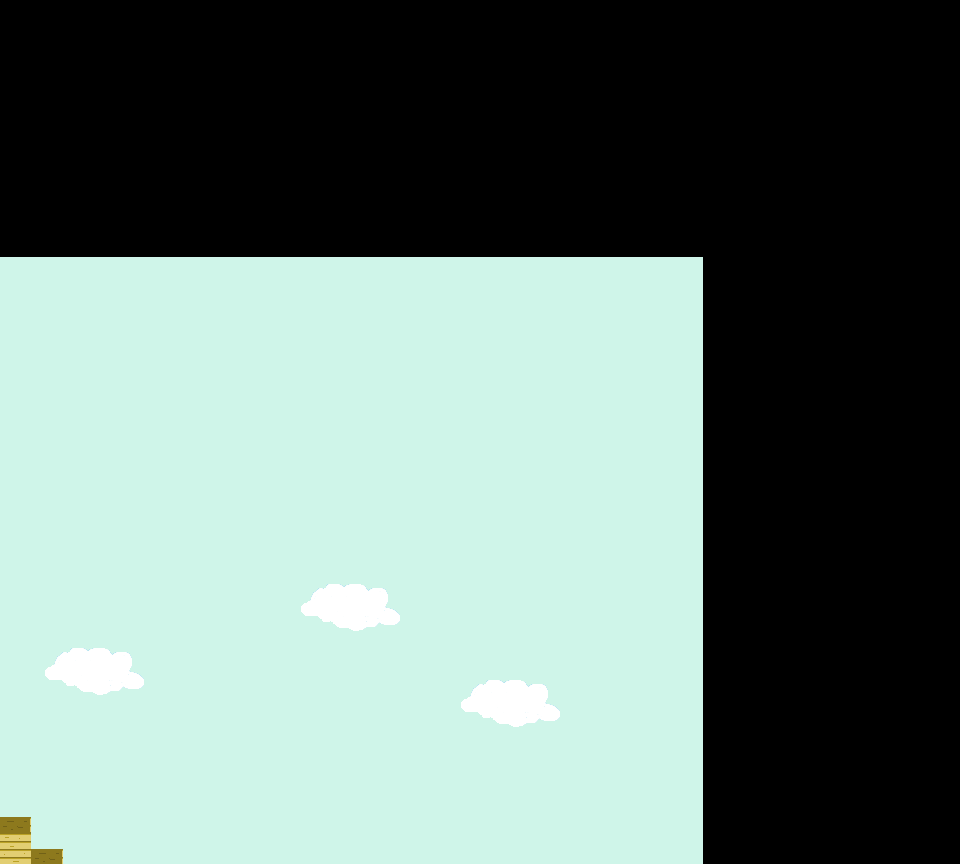

A level layout from a 2D game, rendered from its tile map. Below: a short description, then the map file with tile-grid data replaced by summaries:
An orthogonal 30x27 tile map with 32x32 px tiles, 2 tile layers (Слой тайлов 2, Слой тайлов 1) and 18 objects (13x solid, 3x EasyEnemy, player, playerHand).

<map version="1.0" tiledversion="1.0.2" orientation="orthogonal" renderorder="right-down" width="30" height="27" tilewidth="32" tileheight="32" nextobjectid="108">
 <tileset firstgid="1" name="tilesForMap" tilewidth="32" tileheight="32" tilecount="32" columns="16">
  <image source="images/tilesForMap.png" width="538" height="76" />
 </tileset>
 <layer name="Слой тайлов 2" width="30" height="27" offsetx="-257.552" offsety="257.552">
  <data>[810 cells, 809 non-empty, 9 distinct tile ids]</data>
 </layer>
 <layer name="Слой тайлов 1" width="30" height="27" offsetx="-257.576" offsety="257.576">
  <data>[810 cells, 158 non-empty, 5 distinct tile ids]</data>
 </layer>
 <objectgroup name="collision" offsetx="-257.636" offsety="257.515">
  <object id="53" name="solid" x="0.636" y="704.485" width="28" height="29" />
  <object id="57" name="solid" x="32.3027" y="738.485" width="796" height="6.66667" />
  <object id="58" name="solid" x="833.636" y="705.152" width="58.6667" height="25.3333" />
  <object id="59" name="solid" x="897.636" y="673.152" width="60" height="25.3333" />
  <object id="69" name="solid" x="128.636" y="624.485" width="29" height="14" />
  <object id="70" name="solid" x="159.636" y="592.485" width="32" height="14" />
  <object id="71" name="solid" x="193.636" y="560.485" width="27" height="15" />
  <object id="72" name="solid" x="225.636" y="529.485" width="28" height="15" />
  <object id="74" name="solid" x="287.636" y="593.485" width="31" height="13" />
  <object id="75" name="solid" x="321.636" y="624.485" width="28" height="13" />
  <object id="79" name="solid" x="12.3027" y="619.485" width="6" height="82" />
  <object id="81" name="player" x="578.969" y="449.485" width="30" height="50" />
  <object id="97" name="EasyEnemy" x="544.636" y="696.485" width="80" height="38" />
  <object id="103" name="EasyEnemy" x="672.97" y="694.939" width="80" height="38" />
  <object id="104" name="EasyEnemy" x="410.515" y="696.212" width="80" height="38" />
  <object id="105" name="playerHand" x="590.303" y="461.485" width="33" height="14" />
  <object id="106" name="solid" x="254.621" y="560.712" width="31" height="13" />
  <object id="107" name="solid" x="39" y="777.667" width="796" height="6.66667" />
 </objectgroup>
</map>
